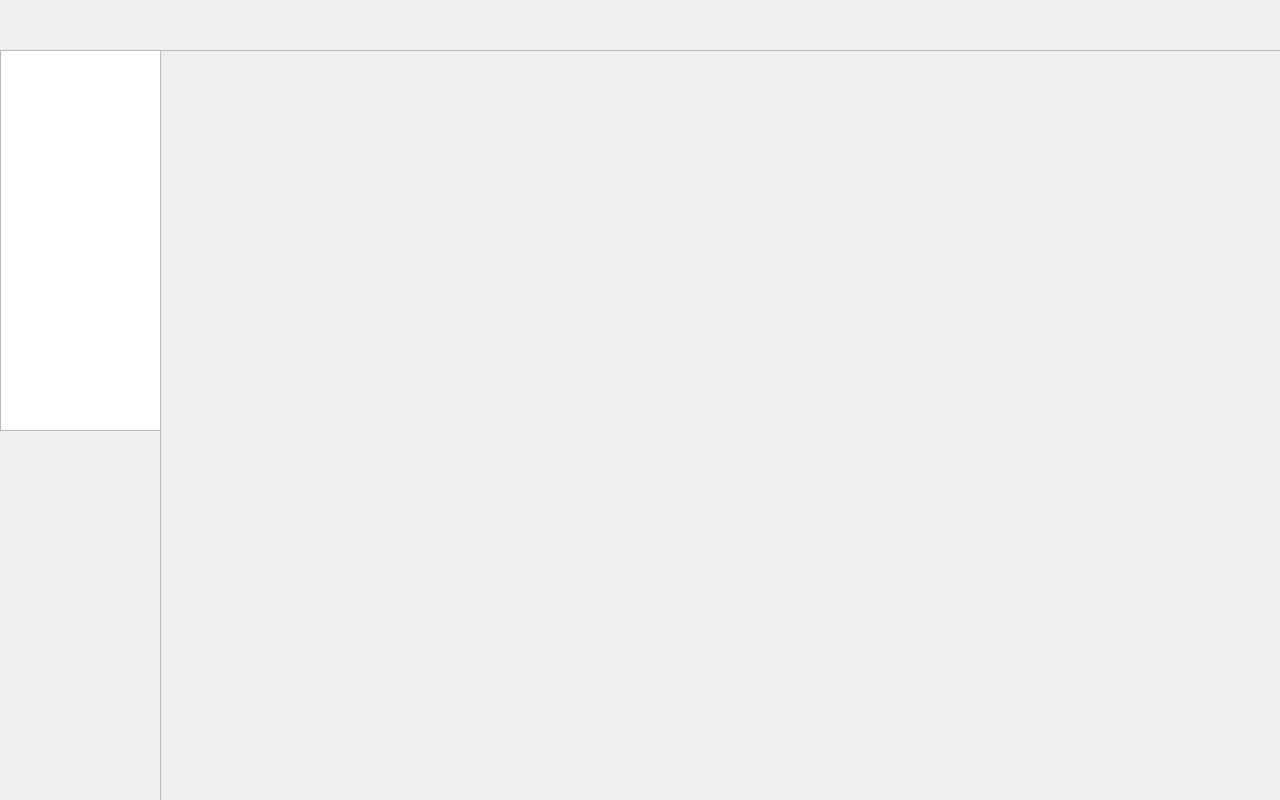
<?xml version="1.0" encoding="UTF-8"?>
<ui version="4.0">
 <class>MainWindow</class>
 <widget class="QMainWindow" name="MainWindow">
  <property name="geometry">
   <rect>
    <x>0</x>
    <y>0</y>
    <width>1280</width>
    <height>800</height>
   </rect>
  </property>
  <property name="windowTitle">
   <string>MainWindow</string>
  </property>
  <widget class="QWidget" name="centralwidget">
   <widget class="QFrame" name="frame">
    <property name="geometry">
     <rect>
      <x>160</x>
      <y>50</y>
      <width>1121</width>
      <height>751</height>
     </rect>
    </property>
    <property name="frameShape">
     <enum>QFrame::StyledPanel</enum>
    </property>
    <property name="frameShadow">
     <enum>QFrame::Raised</enum>
    </property>
   </widget>
   <widget class="QListWidget" name="listWidget">
    <property name="geometry">
     <rect>
      <x>0</x>
      <y>50</y>
      <width>161</width>
      <height>381</height>
     </rect>
    </property>
   </widget>
  </widget>
 </widget>
 <resources/>
 <connections/>
</ui>
